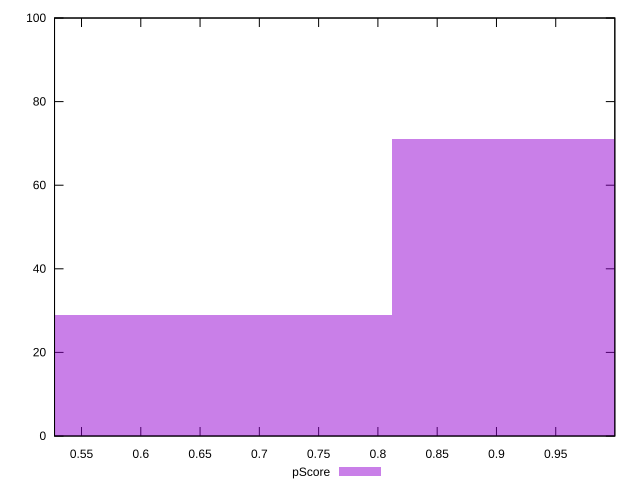

Generate this figure with gnuplot:
reset

$pScore <<EOF
0.9741719153793598 71
0.6494479435862398 29
EOF

set key outside below
set boxwidth 0.3247239717931199
set xrange [0.5272444526925206:0.999838410258644]
set yrange [0:100]
set trange [0:100]
set style fill transparent solid 0.5 noborder
set terminal svg size 640, 490 enhanced background rgb 'white'
set output "report/report_00029_2021-02-24T13-36-40.390Z/first-cpu-idle/samples/music/pScore/histogram.svg"

plot $pScore title "pScore" with boxes

reset
